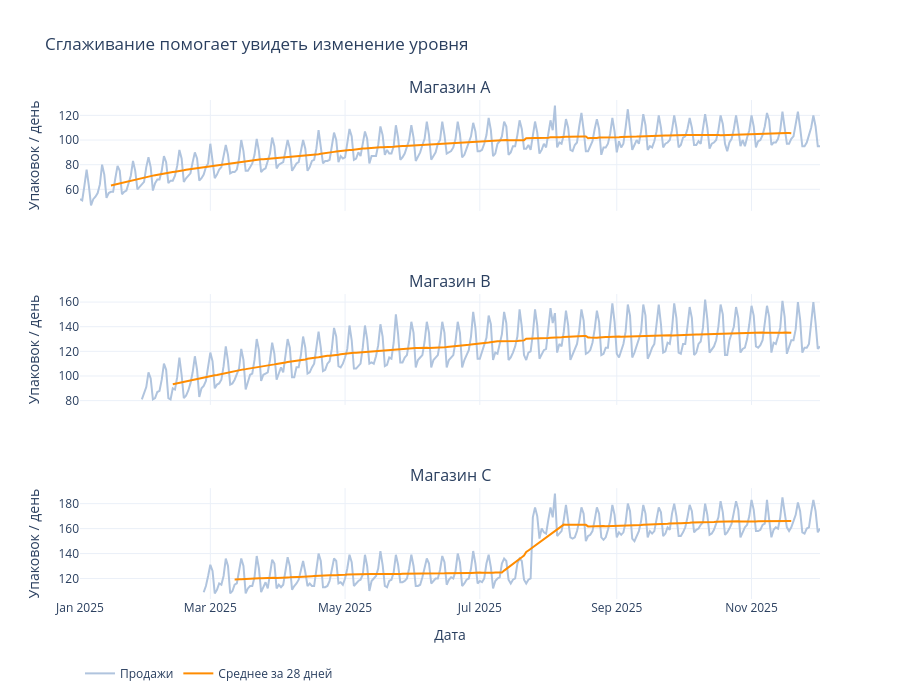

The code cell stored with this chart in its notebook:
### Code cell
fig = make_subplots(
    rows=3, cols=1, shared_xaxes=True, subplot_titles=["Магазин A", "Магазин B", "Магазин C"]
)
for row, (store, shop) in enumerate(rolling_stats.groupby("id"), start=1):
    fig.add_trace(
        go.Scatter(
            x=shop["timestamp"],
            y=shop["value"],
            name="Продажи",
            line_color="lightsteelblue",
            legendgroup="sales",
            showlegend=row == 1,
        ),
        row=row,
        col=1,
    )
    fig.add_trace(
        go.Scatter(
            x=shop["timestamp"],
            y=shop["mean_28"],
            name="Среднее за 28 дней",
            line_color="darkorange",
            legendgroup="mean",
            showlegend=row == 1,
        ),
        row=row,
        col=1,
    )
fig.update_layout(
    template="plotly_white",
    title="Сглаживание помогает увидеть изменение уровня",
    height=700,
    hovermode="x unified",
    legend=dict(orientation="h", y=-0.12),
)
fig.update_yaxes(title_text="Упаковок / день")
fig.update_xaxes(title_text="Дата", row=3, col=1)
fig.show()

### Figure 1 — Plotly figure (JSON) as saved in the notebook; plotly's stock layout.template omitted (floating-point values rounded to 4 significant figures; data arrays with more than 128 entries replaced by an {"elided": "..."} marker saying what was removed)
{"data": [{"legendgroup": "sales", "line": {"color": "lightsteelblue"}, "name": "Продажи", "showlegend": true, "type": "scatter", "x": {"elided": "336 str values"}, "xaxis": "x", "y": {"elided": "336 float values"}, "yaxis": "y"}, {"legendgroup": "mean", "line": {"color": "darkorange"}, "name": "Среднее за 28 дней", "showlegend": true, "type": "scatter", "x": {"elided": "336 str values"}, "xaxis": "x", "y": {"elided": "336 float values"}, "yaxis": "y"}, {"legendgroup": "sales", "line": {"color": "lightsteelblue"}, "name": "Продажи", "showlegend": false, "type": "scatter", "x": {"elided": "308 str values"}, "xaxis": "x2", "y": {"elided": "308 float values"}, "yaxis": "y2"}, {"legendgroup": "mean", "line": {"color": "darkorange"}, "name": "Среднее за 28 дней", "showlegend": false, "type": "scatter", "x": {"elided": "308 str values"}, "xaxis": "x2", "y": {"elided": "308 float values"}, "yaxis": "y2"}, {"legendgroup": "sales", "line": {"color": "lightsteelblue"}, "name": "Продажи", "showlegend": false, "type": "scatter", "x": {"elided": "280 str values"}, "xaxis": "x3", "y": {"elided": "280 float values"}, "yaxis": "y3"}, {"legendgroup": "mean", "line": {"color": "darkorange"}, "name": "Среднее за 28 дней", "showlegend": false, "type": "scatter", "x": {"elided": "280 str values"}, "xaxis": "x3", "y": {"elided": "280 float values"}, "yaxis": "y3"}], "layout": {"annotations": [{"font": {"size": 16}, "showarrow": false, "text": "Магазин A", "x": 0.5, "xanchor": "center", "xref": "paper", "y": 1, "yanchor": "bottom", "yref": "paper"}, {"font": {"size": 16}, "showarrow": false, "text": "Магазин B", "x": 0.5, "xanchor": "center", "xref": "paper", "y": 0.6111, "yanchor": "bottom", "yref": "paper"}, {"font": {"size": 16}, "showarrow": false, "text": "Магазин C", "x": 0.5, "xanchor": "center", "xref": "paper", "y": 0.2222, "yanchor": "bottom", "yref": "paper"}], "height": 700, "hovermode": "x unified", "legend": {"orientation": "h", "y": -0.12}, "title": {"text": "Сглаживание помогает увидеть изменение уровня"}, "xaxis": {"anchor": "y", "domain": [0, 1], "matches": "x3", "showticklabels": false}, "xaxis2": {"anchor": "y2", "domain": [0, 1], "matches": "x3", "showticklabels": false}, "xaxis3": {"anchor": "y3", "domain": [0, 1], "title": {"text": "Дата"}}, "yaxis": {"anchor": "x", "domain": [0.7778, 1], "title": {"text": "Упаковок / день"}}, "yaxis2": {"anchor": "x2", "domain": [0.3889, 0.6111], "title": {"text": "Упаковок / день"}}, "yaxis3": {"anchor": "x3", "domain": [0, 0.2222], "title": {"text": "Упаковок / день"}}}}
